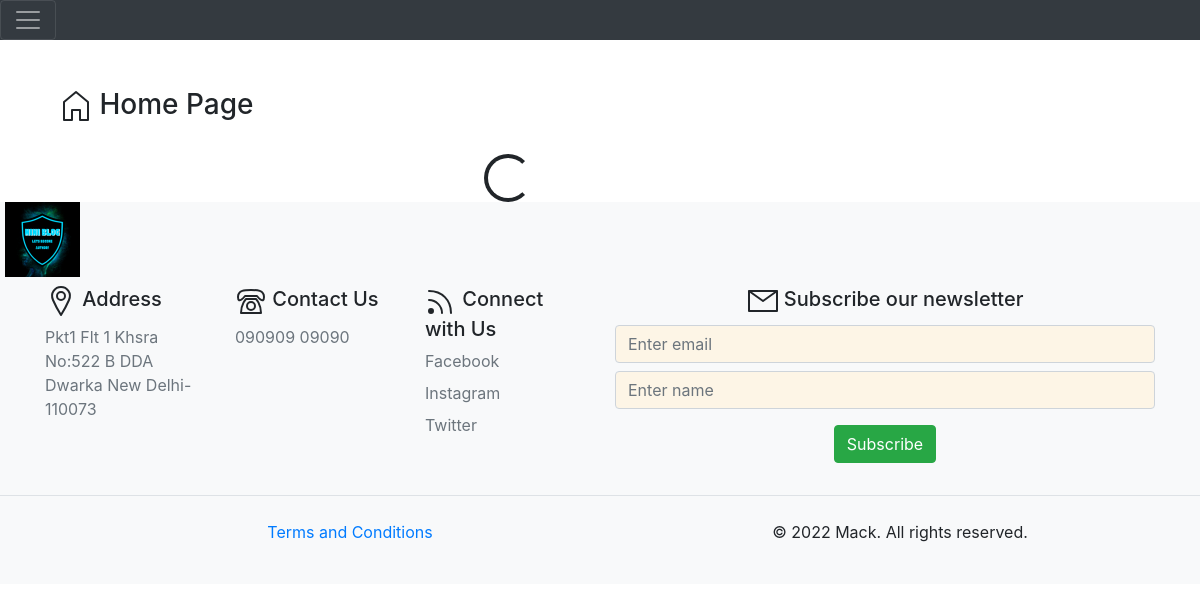
The page / on the database its author committed.
### blog/models.py (models this page shows, shortened)
class Footer(models.Model):
    address = models.TextField(max_length=500)
    contact = PhoneNumberField(blank=True,null=True)
    facebook_link = models.URLField(blank=True,null=True)
    instagram_link = models.URLField(blank=True,null=True)
    twitter_link = models.URLField(blank=True,null=True)
    class Meta:
        verbose_name = 'Footer'
        verbose_name_plural = 'Footer'

### blog/views.py (the view)
# urls.py: 2. Add a URL to urlpatterns:  path('', views.home, name='home')
def home(request):
    posts = Post.objects.all().order_by('id')
    footer = Footer.objects.filter().first()
    return render(request, 'blog/home.html', {'posts': posts , 'footer':footer},)

### blog/models.py (called while the page is built)
    def __str__(self):
        return self.title

### blog/templates/blog/home.html (shortened to what this page needs)
{% extends 'blog/base.html' %}
{% load static %}
{% block content%}
<div class="col-sm-10">
  <h3>
    <svg
      id="i-home"
      xmlns="http://www.w3.org/2000/svg"
      viewBox="0 0 32 32"
      width="32"
      height="32"
      fill="none"
      stroke="currentcolor"
      stroke-linecap="round"
      stroke-linejoin="round"
      stroke-width="2"
    >
      <path d="M12 20 L12 30 4 30 4 12 16 2 28 12 28 30 20 30 20 20 Z" />
    </svg>
    Home Page
  </h3>
  <br />
  <div id="spinner1">
  <div class="d-flex justify-content-center">
  <div class="spinner-border" style="width: 3rem; height: 3rem;" role="status">
</div>
</div>
  </div>
</div>
  </div>
  {% endblock content%}

### blog/templates/blog/footer.html (shortened to what this page needs)
{% load static %}
<footer>
<div align="left">
<a href="/"><img src="/static/blog/css/images/Blue Neon gaming avatar logo.ico" alt="no image" style="width:80px; padding-left:5px;"></img></a>
<div>
<div class="container">
    <footer class="py-2">
      <div class="row">
        <div class="col-6 col-md-2 mb-3">
          <h5> Address</h5>
            <li <address class="nav-link p-0 text-muted">{{footer.address}}</address></li>
        </div>
        <div class="col-6 col-md-2 mb-3">
          <h5> Contact Us </h5>
          <ol class="nav flex-column">
            <li class="nav-item mb-2"><p class="nav-link p-0 text-muted">{{footer.contact}}</p></li>
          </ol>
        </div>
        <div class="col-6 col-md-2 mb-3">
          <h5><svg id="i-feed" xmlns="http://www.w3.org/2000/svg" viewBox="0 0 32 32" width="32" height="32" fill="none" stroke="currentcolor" stroke-linecap="round" stroke-linejoin="round" stroke-width="2">
            <circle cx="6" cy="26" r="2" fill="currentColor" />
            <path d="M4 15 C11 15 17 21 17 28 M4 6 C17 6 26 15 26 28" />
        </svg> Connect with Us </h5>
          <ul class="nav flex-column">
            <li class="nav-item mb-2"><a href="{{footer.facebook_link}}" class="nav-link p-0 text-muted">Facebook</a></li>
            <li class="nav-item mb-2"><a href="{{footer.instagram_link}}" class="nav-link p-0 text-muted">Instagram</a></li>
            <li class="nav-item mb-2"><a href="{{footer.twitter_link}}" class="nav-link p-0 text-muted">Twitter</a></li>
          </ul>
        </div>
        <div class="col-lg-6 col-md-6" style="display: block;">
        <form enctype="multipart/form-data" method="POST" style="text-align: center;">
            <div class="form-group">
                <h5><svg id="i-mail" xmlns="http://www.w3.org/2000/svg" viewBox="0 0 32 32" width="32" height="32" fill="none" stroke="currentcolor" stroke-linecap="round" stroke-linejoin="round" stroke-width="2">
              <path d="M2 26 L30 26 30 6 2 6 Z M2 6 L16 16 30 6" />
          </svg> Subscribe our newsletter</h5>
                <input type="email" class="form-control"  id="userEmail" placeholder="Enter email" required>
                <input type="text" class="form-control mt-2" id="userName" placeholder="Enter name" required>
            </div>
             <button type="submit" id="submit" class="btn btn-success">Subscribe</button>
        </form>
    </div>
</body>
</html>
      <div class="d-flex flex-column flex-sm-row justify-content-between py-4 my-4 border-top " align="center">
        <div class="col-md-5 offset-md-1 mb-3">
          <a href="{% url 'terms'%}" class="col-6 col-md-2 mb-3">Terms and Conditions</a>
      </div>
        <p>&copy; 2022 Mack. All rights reserved.</p>
      </div>
    </body>
  </html>

### blog/static/blog/css/style.css (style rules this page uses)
.form-control, .form-control:focus { background-color: oldlace; }

### rows shown on the page
Footer: address "Pkt1 Flt 1 Khsra No:522 B DDA Dwarka New Delhi-110073", contact "090909 09090"
